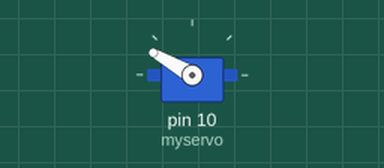
The sketch below on a simulated Arduino Uno, built with avr-gcc and run on an emulated ATmega328P. Parts: servo.

Above: at 0.05 s.
At 6.0 s:
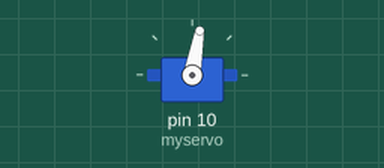
Timing chart, 0 to 7.8 s (numbered marks = the images above):
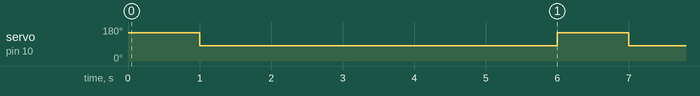

The sketch:

Cup_Dispenser.ino
```cpp
#include <Servo.h>

Servo myservo;  // create servo object to control a servo

void setup() {
  myservo.attach(10);

  //Serial.begin(9600);
}

void loop() {
  //myservo.write(90);

  for (int i = 0; i < 3; i++) {
    //dispensing
    myservo.write(150);
    delay(1000);
    //delay(random(5000));

    //preparing
    myservo.write(80);
    delay(5000);
    //delay(random(5000));
  }


}
```

Measured:
- by itself, servo on pin 10 (myservo): alternates 150° for 1.0 s and 80° for 5.0 s
